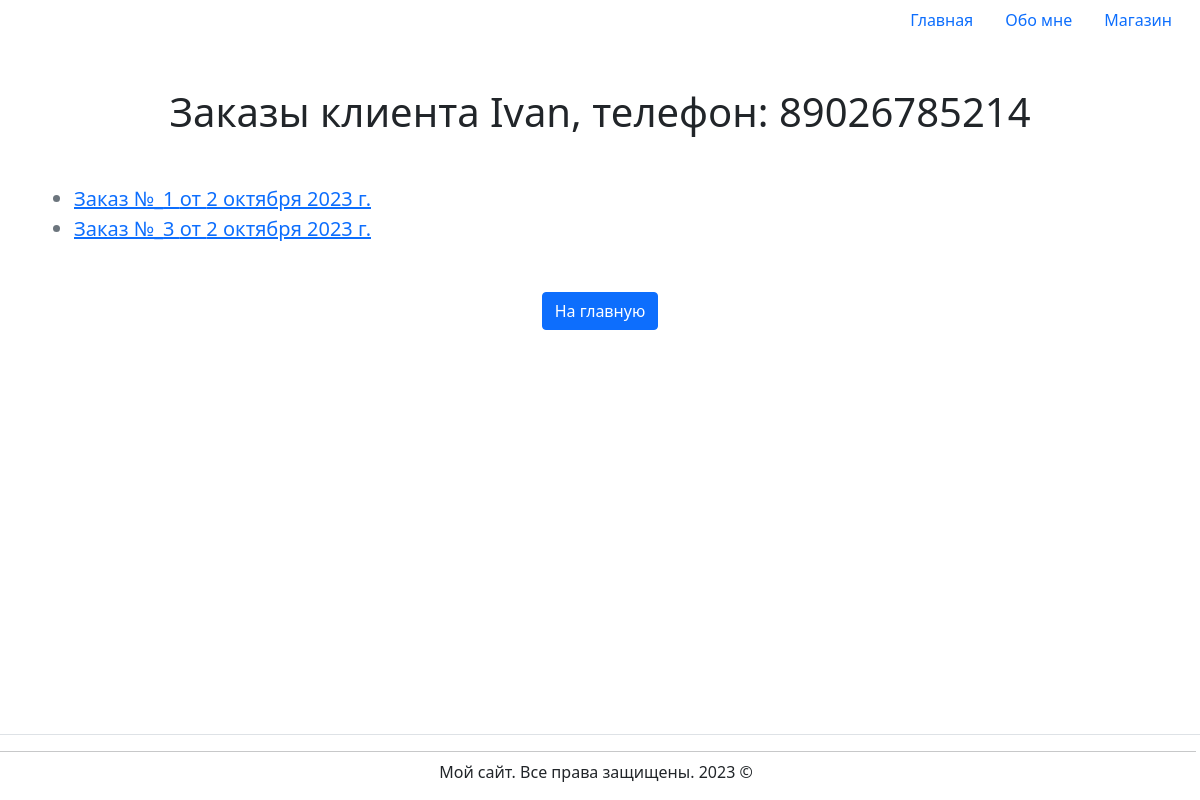
Page /shop/customer_orders/1/ on the earlier database version.
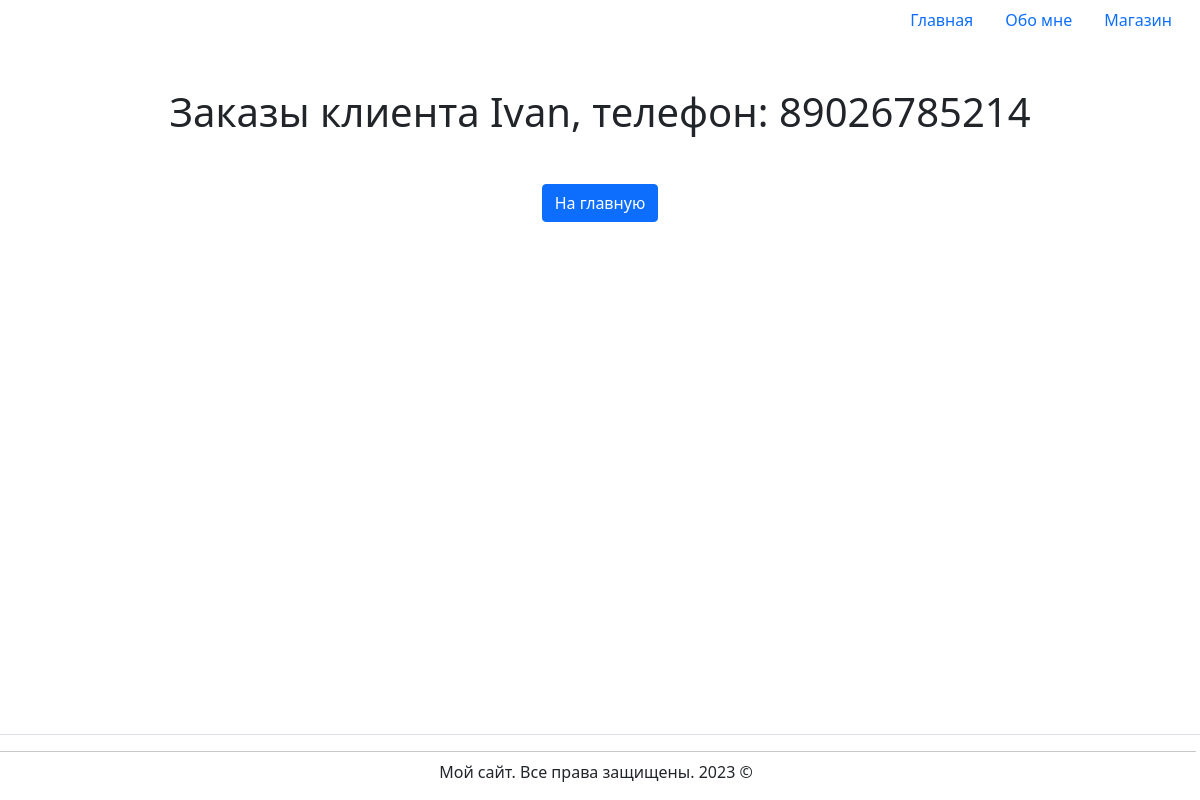
Same page on the later database version.
### hw2_app/models.py (models this page shows, shortened)
class Order(models.Model):
    customer = models.ForeignKey(Customer, on_delete=models.CASCADE, related_name='orders', verbose_name='Клиент')
    products = models.ManyToManyField(Product, verbose_name='Товары')
    total_price = models.DecimalField(max_digits=8, decimal_places=2, verbose_name='Общая стоимость')
    order_date = models.DateField(auto_now_add=True, verbose_name='Дата оформления')
    class Meta:
        verbose_name = 'Заказ'
        verbose_name_plural = 'Заказы'

### hw2_app/views.py (the view)
# urls.py: path('customer_orders/<int:customer_id>/', views.CustomerOrdersView.as_view(), name='customer_orders'),
class CustomerOrdersView(TemplateView):
    template_name = 'hw2_app/customer_orders.html'
    def get_context_data(self, **kwargs):
        context = super().get_context_data(**kwargs)
        customer_id = self.kwargs.get('customer_id')
        context['title'] = 'Заказы клиента'
        customer = get_object_or_404(Customer, pk=customer_id)
        context['customer'] = customer
        orders = Order.objects.filter(customer=self.kwargs.get('customer_id')).all()
        context['orders'] = orders
        return context

### hw2_app/templates/hw2_app/customer_orders.html (shortened to what this page needs)
{% extends 'base.html' %}
{% block content %}
<div class="container text-center my-5">
    <h1 class="fw-light text-left">Заказы клиента {{ customer.name }}, телефон: {{ customer.phone }}</h1>
</div>
<div class="container text-left my-5">
    <ul>
        {% for order in orders %}
        <li class="lead text-muted" > <a href="{% url 'order' order.pk %}"> Заказ №_{{ order.pk }} от {{ order.order_date }} </a> </li>
        {% endfor %}
    </ul>
</div>
<div class="container text-center my-5">
    <a href="{% url 'shop' %}" class="btn btn-primary">На главную</a>
</div>
{% endblock %}

Differences in the rows shown:
removed Order: pk "1", order_date "2 октября 2023 г."
removed Order: pk "3", order_date "2 октября 2023 г."
